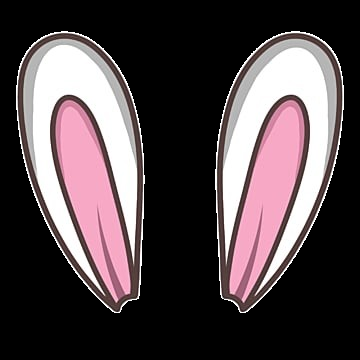
#> input picture imageproc/samplecode/filters/bunnyears.png, 360 x 360 px
$ python hat.py
#> lines starting #> are read from the running program, lines starting #| are printed output that depends on the picture; after the words box and inside, x2 and y2 are one past the last pixel; in counts of white or black regions, pixels touching at a corner belong together
import cv2
import numpy as np

face_cascade = cv2.CascadeClassifier("../haarcascade_frontalface_default.xml")


imghat = cv2.imread('bunnyears.png', -1)
#> imghat is the input picture: shape (360, 360, 4); mean B, G, R, A 74.1, 71.1, 81.6, 97.1


imghatGray = cv2.cvtColor(imghat, cv2.COLOR_BGR2GRAY)
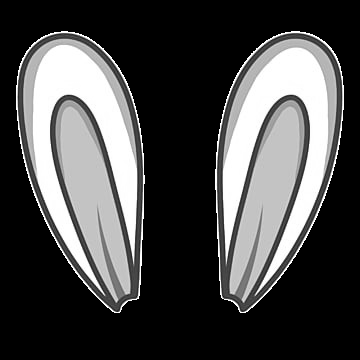
#> imghatGray: shape (360, 360); min 0, max 255, mean 74.6

ret, orig_mask = cv2.threshold(imghatGray, 0, 255, cv2.THRESH_BINARY) #thresholds the image fg is sig
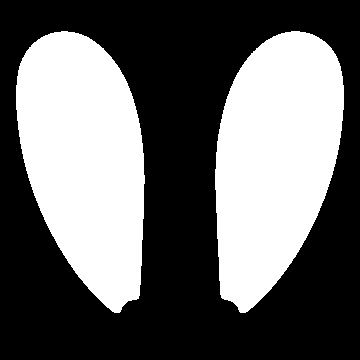
#> orig_mask: shape (360, 360); 40.4% white; 2 white regions, box (x1, y1, x2, y2) and area: (215, 31, 344, 313) 26176, (16, 31, 145, 313) 26161
orig_mask_inv = cv2.bitwise_not(orig_mask) #inversion of theshold replaces significance of bg is sig

# Convert hat image to BGR
# and save the original image size (used later when re-sizing the image)
imghat = imghat[:,:,0:3]
#> imghat: shape (360, 360, 3)
origHatHeight, origHatWidth = imghat.shape[:2]
#> origHatHeight = 360; origHatWidth = 360

video_capture = cv2.VideoCapture(0)

while True:

    ret, frame = video_capture.read() #frame is the camera feed from VideoCapture, ret is a boolean var for the status of feed
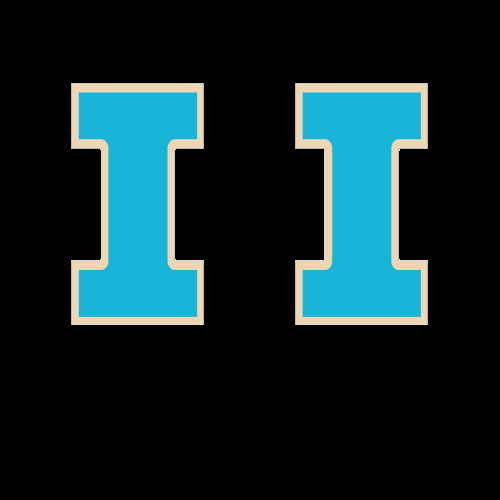
#> input picture imageproc/samplecode/filters/illiniI.png, 500 x 500 px, given in place of the camera
#> frame is the input picture: shape (500, 500, 3); mean B, G, R 42.4, 38.9, 16.2

    gray = cv2.cvtColor(frame, cv2.COLOR_BGR2GRAY) # converts the frame to b/w
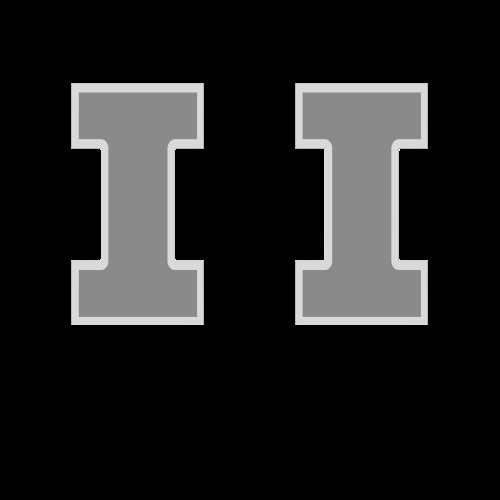
#> gray: shape (500, 500); min 0, max 255, mean 32.6
    faces = face_cascade.detectMultiScale(gray, 1.3, 5) # checks for faces in the b/w image
#> faces = ()

    for (x, y, w, h) in faces:#for the xy coordinates of the start of the face, and the width and height of face
        cv2.rectangle(frame, (x,y), (x+w, y+h), (255,0,0), 2) #draws a rectangle on face

        hatWidth = w
        hatHeight = int(hatWidth * origHatHeight / origHatWidth)# scale the hat width appropriately

        # Center the hat
        x1 = x - 15
        y1 = y - h
        x2 = x + w +15
        y2 = y

        cv2.rectangle(frame, (x1,y1), (x2, y2), (0,255,0), 2) #draws rectangle for hat

        # Check for clipping
        if x1 < 0:
            x1 = 0
        if y1 < 0:
            y1 = 0
        if x2 > video_capture.get(3):
            x2 = video_capture.get(3)
        if y2 > h:
            y2 = h

        # Re-calculate the width and height of the hat image
        hatWidth = x2 - x1
        hatHeight = y2 - y1

        roi_gray = gray[y-hatHeight:y, x-15:x+w+15]#region of interest where we want to superimpose the hat
        roi_color = frame[y-hatHeight:y, x-15:x+w+15]#region of interest but in color

        # Re-size the original image and the masks to the hat sizes
        # calcualted above
        hat = cv2.resize(imghat, (hatWidth,hatHeight), interpolation = cv2.INTER_AREA) #resized image of the hat
        mask = cv2.resize(orig_mask, (hatWidth,hatHeight), interpolation = cv2.INTER_AREA) #resizes thesholded mask (fg)
        mask_inv = cv2.resize(orig_mask_inv, (hatWidth,hatHeight), interpolation = cv2.INTER_AREA) #resizes inverted thesholded mask (bg)
#> this loop made 0 passes

        #PROBLEM
        #Need to do a bitwise and between the frame and mask_inv to recreate the unaffected background
        #Need to perform bitwise AND between the frame and mask to create the addition of the rabbit ears
        #Merge these 2 frames^


    # Display the resulting frame
    cv2.imshow('Video', frame)

    if cv2.waitKey(1) & 0xFF == ord('q'):
#> (key q is pressed here)
        break

video_capture.release()
cv2.destroyAllWindows()
